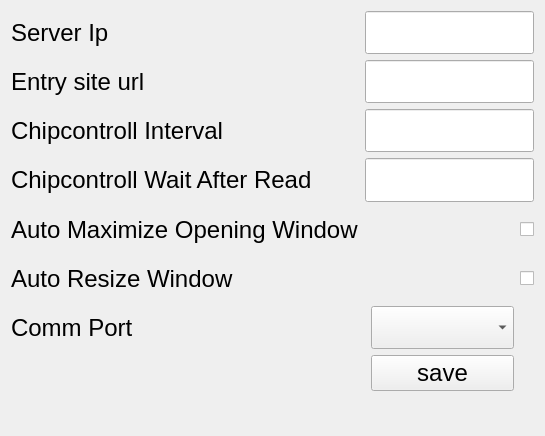
<?xml version="1.0" encoding="UTF-8"?>
<ui version="4.0">
 <class>Form</class>
 <widget class="QWidget" name="Form">
  <property name="geometry">
   <rect>
    <x>0</x>
    <y>0</y>
    <width>545</width>
    <height>436</height>
   </rect>
  </property>
  <property name="sizePolicy">
   <sizepolicy hsizetype="Expanding" vsizetype="Expanding">
    <horstretch>0</horstretch>
    <verstretch>0</verstretch>
   </sizepolicy>
  </property>
  <property name="windowTitle">
   <string>Form</string>
  </property>
  <layout class="QGridLayout" name="gridLayout">
   <item row="0" column="0">
    <widget class="QLabel" name="serverIpLabel">
     <property name="font">
      <font>
       <pointsize>18</pointsize>
      </font>
     </property>
     <property name="text">
      <string>Server Ip</string>
     </property>
    </widget>
   </item>
   <item row="0" column="2" colspan="3">
    <widget class="QLineEdit" name="serverIpLineEdit">
     <property name="sizePolicy">
      <sizepolicy hsizetype="Expanding" vsizetype="Expanding">
       <horstretch>0</horstretch>
       <verstretch>0</verstretch>
      </sizepolicy>
     </property>
     <property name="font">
      <font>
       <pointsize>18</pointsize>
      </font>
     </property>
    </widget>
   </item>
   <item row="1" column="0">
    <widget class="QLabel" name="entrySiteUrlIntervalLabel">
     <property name="sizePolicy">
      <sizepolicy hsizetype="Expanding" vsizetype="Expanding">
       <horstretch>0</horstretch>
       <verstretch>0</verstretch>
      </sizepolicy>
     </property>
     <property name="font">
      <font>
       <pointsize>18</pointsize>
      </font>
     </property>
     <property name="text">
      <string>Entry site url</string>
     </property>
    </widget>
   </item>
   <item row="1" column="2" colspan="3">
    <widget class="QLineEdit" name="entrySiteUrllLineEdit">
     <property name="sizePolicy">
      <sizepolicy hsizetype="Expanding" vsizetype="Expanding">
       <horstretch>0</horstretch>
       <verstretch>0</verstretch>
      </sizepolicy>
     </property>
     <property name="font">
      <font>
       <pointsize>18</pointsize>
      </font>
     </property>
    </widget>
   </item>
   <item row="2" column="0">
    <widget class="QLabel" name="chipcontrollIntervalLabel">
     <property name="sizePolicy">
      <sizepolicy hsizetype="Expanding" vsizetype="Expanding">
       <horstretch>0</horstretch>
       <verstretch>0</verstretch>
      </sizepolicy>
     </property>
     <property name="font">
      <font>
       <pointsize>18</pointsize>
      </font>
     </property>
     <property name="text">
      <string>Chipcontroll Interval</string>
     </property>
    </widget>
   </item>
   <item row="2" column="2" colspan="3">
    <widget class="QLineEdit" name="chipcontrollIntervalLineEdit">
     <property name="sizePolicy">
      <sizepolicy hsizetype="Expanding" vsizetype="Expanding">
       <horstretch>0</horstretch>
       <verstretch>0</verstretch>
      </sizepolicy>
     </property>
     <property name="font">
      <font>
       <pointsize>18</pointsize>
      </font>
     </property>
    </widget>
   </item>
   <item row="3" column="0" colspan="2">
    <widget class="QLabel" name="chipcontrollWaitAfterReadlLabel">
     <property name="sizePolicy">
      <sizepolicy hsizetype="Expanding" vsizetype="Expanding">
       <horstretch>0</horstretch>
       <verstretch>0</verstretch>
      </sizepolicy>
     </property>
     <property name="font">
      <font>
       <pointsize>18</pointsize>
      </font>
     </property>
     <property name="text">
      <string>Chipcontroll Wait After Read</string>
     </property>
    </widget>
   </item>
   <item row="3" column="2" colspan="3">
    <widget class="QLineEdit" name="chipcontrollWaitAfterReadlineEdit">
     <property name="sizePolicy">
      <sizepolicy hsizetype="Expanding" vsizetype="Expanding">
       <horstretch>0</horstretch>
       <verstretch>0</verstretch>
      </sizepolicy>
     </property>
     <property name="font">
      <font>
       <pointsize>18</pointsize>
      </font>
     </property>
    </widget>
   </item>
   <item row="4" column="0" colspan="2">
    <widget class="QLabel" name="autoMaximizeOpeningWindowLabel">
     <property name="sizePolicy">
      <sizepolicy hsizetype="Expanding" vsizetype="Expanding">
       <horstretch>0</horstretch>
       <verstretch>0</verstretch>
      </sizepolicy>
     </property>
     <property name="font">
      <font>
       <pointsize>18</pointsize>
      </font>
     </property>
     <property name="text">
      <string>Auto Maximize Opening Window</string>
     </property>
    </widget>
   </item>
   <item row="4" column="4">
    <widget class="QCheckBox" name="autoMaximizeOpeningWindowCheckBox">
     <property name="font">
      <font>
       <pointsize>18</pointsize>
      </font>
     </property>
     <property name="text">
      <string/>
     </property>
    </widget>
   </item>
   <item row="5" column="0">
    <widget class="QLabel" name="autoResizeWindowLabel">
     <property name="sizePolicy">
      <sizepolicy hsizetype="Expanding" vsizetype="Expanding">
       <horstretch>0</horstretch>
       <verstretch>0</verstretch>
      </sizepolicy>
     </property>
     <property name="font">
      <font>
       <pointsize>18</pointsize>
      </font>
     </property>
     <property name="text">
      <string>Auto Resize Window</string>
     </property>
    </widget>
   </item>
   <item row="5" column="4">
    <widget class="QCheckBox" name="autoResizeWindowCheckBox">
     <property name="font">
      <font>
       <pointsize>18</pointsize>
      </font>
     </property>
     <property name="text">
      <string/>
     </property>
    </widget>
   </item>
   <item row="6" column="0">
    <widget class="QLabel" name="commPortLabel">
     <property name="sizePolicy">
      <sizepolicy hsizetype="Expanding" vsizetype="Expanding">
       <horstretch>0</horstretch>
       <verstretch>0</verstretch>
      </sizepolicy>
     </property>
     <property name="font">
      <font>
       <pointsize>18</pointsize>
      </font>
     </property>
     <property name="text">
      <string>Comm Port</string>
     </property>
    </widget>
   </item>
   <item row="6" column="3">
    <widget class="QComboBox" name="commPortComboBox">
     <property name="sizePolicy">
      <sizepolicy hsizetype="Expanding" vsizetype="Expanding">
       <horstretch>0</horstretch>
       <verstretch>0</verstretch>
      </sizepolicy>
     </property>
     <property name="font">
      <font>
       <pointsize>18</pointsize>
      </font>
     </property>
    </widget>
   </item>
   <item row="7" column="0">
    <spacer name="horizontalSpacer_2">
     <property name="font">
      <font>
       <pointsize>18</pointsize>
      </font>
     </property>
     <property name="orientation">
      <enum>Qt::Horizontal</enum>
     </property>
     <property name="sizeHint" stdset="0">
      <size>
       <width>346</width>
       <height>20</height>
      </size>
     </property>
    </spacer>
   </item>
   <item row="7" column="1" colspan="2">
    <spacer name="horizontalSpacer">
     <property name="font">
      <font>
       <pointsize>18</pointsize>
      </font>
     </property>
     <property name="orientation">
      <enum>Qt::Horizontal</enum>
     </property>
     <property name="sizeHint" stdset="0">
      <size>
       <width>29</width>
       <height>20</height>
      </size>
     </property>
    </spacer>
   </item>
   <item row="7" column="3">
    <layout class="QVBoxLayout" name="verticalLayout_2">
     <item>
      <widget class="QPushButton" name="savePushButton">
       <property name="font">
        <font>
         <pointsize>18</pointsize>
        </font>
       </property>
       <property name="text">
        <string>save</string>
       </property>
      </widget>
     </item>
    </layout>
   </item>
   <item row="8" column="0">
    <widget class="QLabel" name="statusBar">
     <property name="font">
      <font>
       <pointsize>18</pointsize>
      </font>
     </property>
     <property name="text">
      <string/>
     </property>
    </widget>
   </item>
  </layout>
 </widget>
 <resources/>
 <connections/>
</ui>
